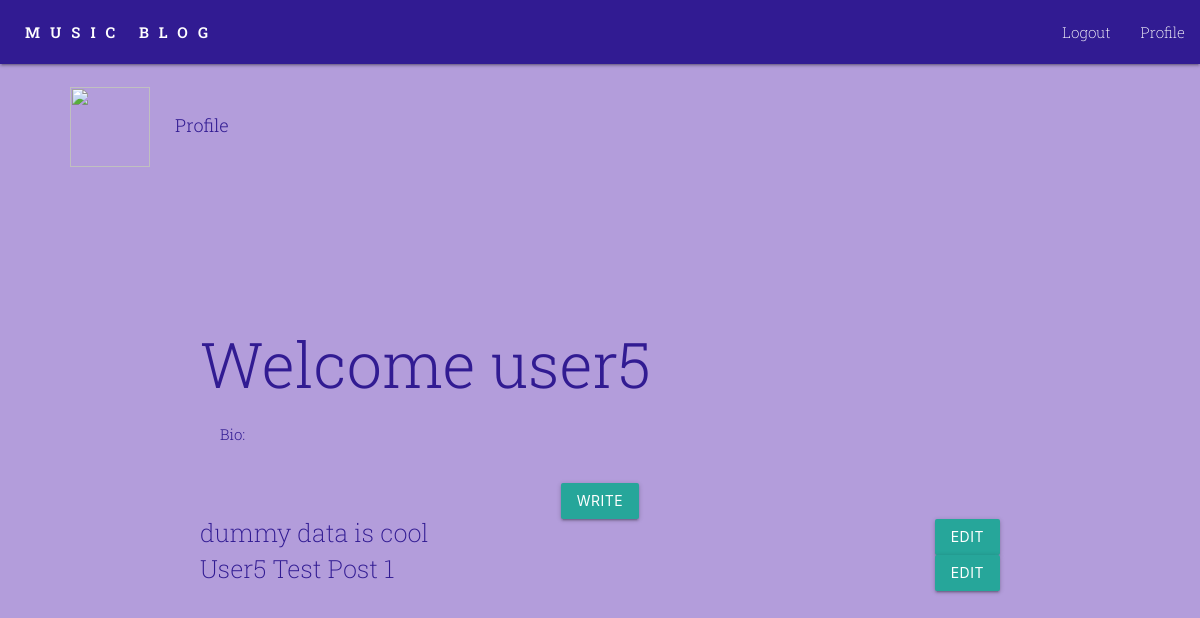
The page /users/profile/ (signed in) on the database as committed earlier.
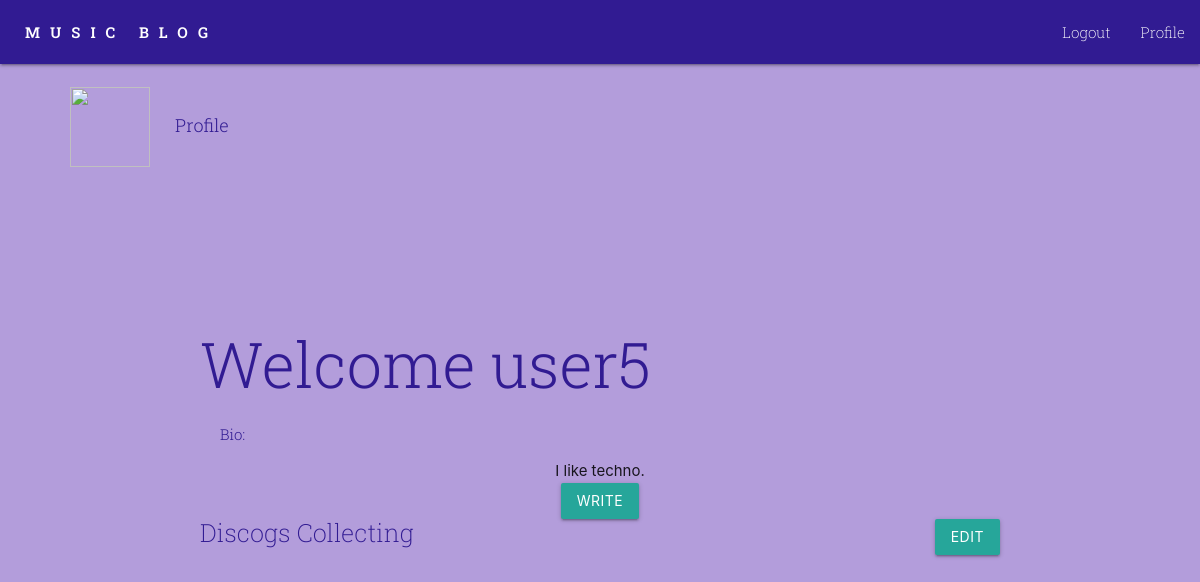
The same page on the database as committed later.
### blog/models.py (models this page shows, shortened)
class Blogpost(models.Model):
    title = models.CharField(max_length=100)
    post = models.TextField(max_length=200)
    url = models.CharField(max_length=200,null=True, blank=True)
    user = models.ForeignKey(User, on_delete=models.CASCADE, related_name= 'blogposts')
    public = models.BooleanField()
    date_created = models.DateTimeField(auto_now_add=True)
    def __str__(self):
        return self.title

class Profile(models.Model):
    user = models.OneToOneField(User, null=True, on_delete=models.CASCADE)
    bio = models.TextField()
    profile_pic = models.ImageField(upload_to='images/',null=True, blank=True)

### users/views.py (the view)
# urls.py: path('profile/', views.profile, name='profile'),
@login_required
def profile(request):
    logged_in_user = request.user.username
    print(logged_in_user)
    user_posts = Blogpost.objects.filter(user=request.user)
    context = {
        'user_posts': user_posts
    }
    print(context)
    return render(request, 'users/profile.html', context)

### users/templates/users/profile.html
{% extends 'blog/base.html' %}
{% block title %}Profile{% endblock %}
{% block content %}
<div>
    <h1>Welcome {{ user.username }}</h1>
    <p>Bio:</p> {{ user.profile.bio }}
    <br>
    <a class="btn" href="{% url 'blog:create' %}">write</a>
    {% for post in user_posts %}
    <div class="edit_delete">
        <h2>{{ post.title }}</h2>
        <div class="ed_buttons">
            <a class="btn" href="{% url 'blog:edit' post.id %}">edit</a>
        </div>
    </div>
    {% endfor %}
</div>
{% endblock %}

Rows that differ between the two databases and show on the page:
removed Blogpost: title "dummy data is cool"
removed Blogpost: title "User5 Test Post 1"
added Blogpost: title "Discogs Collecting"
Other text that changed with them:
{{ user.profile.bio }}: (not shown) → "I like techno."
